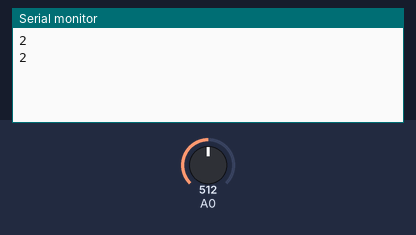
Bench run of a sketch on a simulated Arduino Uno, built with avr-gcc and run on an emulated ATmega328P. On the bench: the last lines printed to the serial monitor. The test bench sets the inputs (shaded band); at power-on: A0 = 512.

Above: at 1.8 s.
1.9 s: A0 set to 716
At 2.8 s:
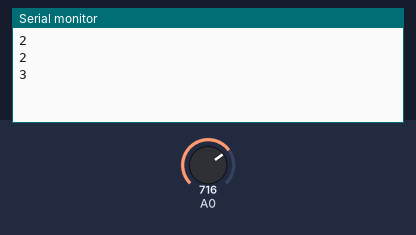
3.4 s: A0 set to 900
At 4.5 s:
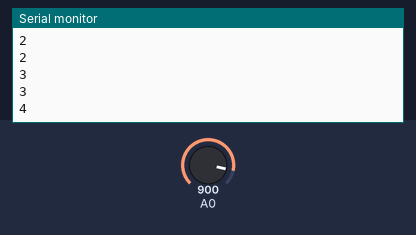
Timing chart, 0 to 6.4 s (numbered marks = the images above; inputs shaded):
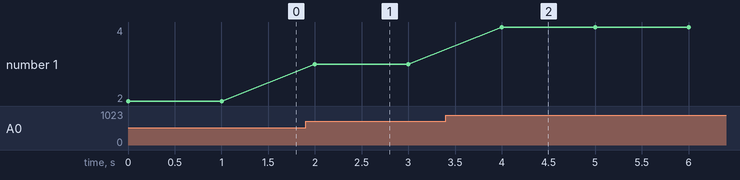

Measured:
- after the input at 1.9 s, the serial monitor: prints a new line after 0.10 s (image 1)
- after the input at 3.4 s, the serial monitor: prints a new line after 0.60 s (image 2)
- plotted number 1: 2 → 3 after the input at 1.9 s, 3 → 4 after the input at 3.4 s

The sketch:

sketch_lecturaanalogica.ino
```cpp
int lectura=0;
int lectura2=0;
void setup() {
  // put your setup code here, to run once:
pinMode(A0,INPUT);
Serial.begin(9600);
}

void loop() {
  // put your main code here, to run repeatedly:
lectura=analogRead(A0);//0-1023
//monitorear el voltaje con regla de 3 simple
lectura2=lectura*5/1023;
Serial.println(lectura2);
delay(1000);

}
```
